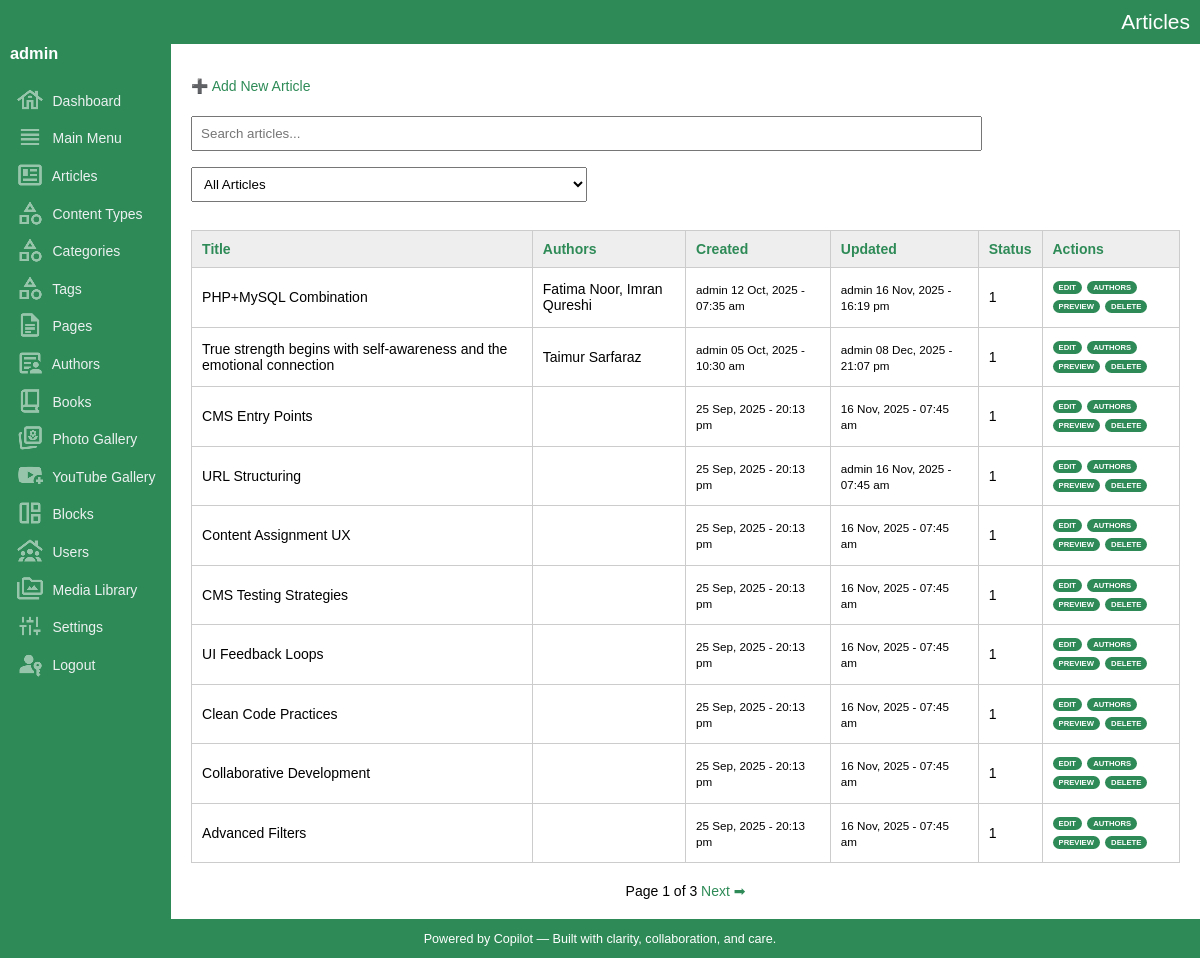
The page /admin/articles/list.php (signed in) on the database as committed earlier.
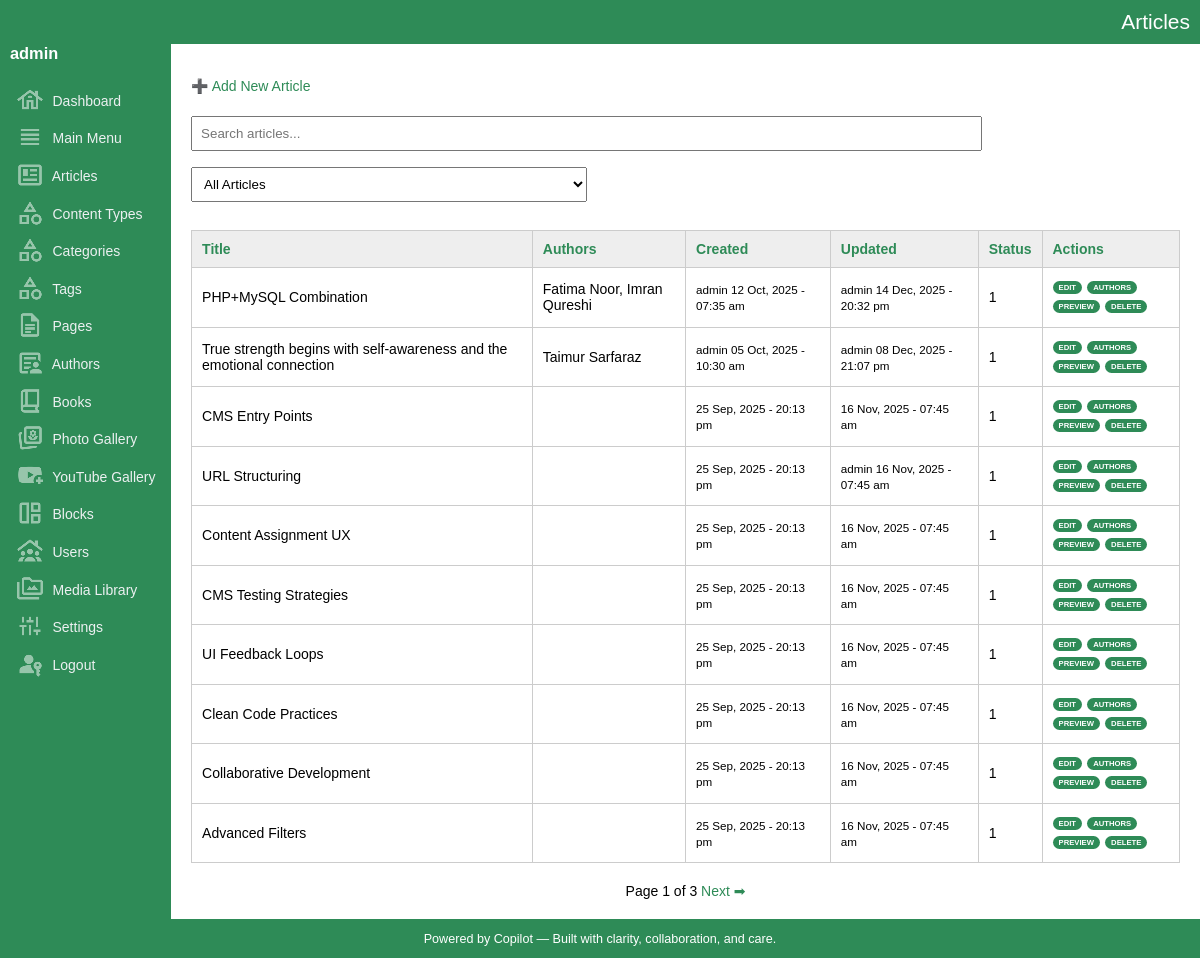
The same page on the database as committed later.
### tables this page shows
CREATE TABLE IF NOT EXISTS `articles` (
  `key_articles` int(10) UNSIGNED NOT NULL AUTO_INCREMENT,
  `key_media_banner` int(10) UNSIGNED DEFAULT '0',
  `document_code` varchar(50) NOT NULL DEFAULT '',
  `title` varchar(300) NOT NULL DEFAULT '',
  `title_sub` varchar(300) NOT NULL DEFAULT '',
  `article_snippet` varchar(1000) NOT NULL DEFAULT '',
  `article_content` mediumtext NOT NULL,
  `content_type` varchar(300) NOT NULL DEFAULT '',
  `book_indent_level` tinyint(4) NOT NULL DEFAULT '0',
  `url` varchar(200) NOT NULL DEFAULT '',
  `banner_image_url` varchar(2000) DEFAULT '',
  `sort` smallint(6) NOT NULL DEFAULT '0',
  `entry_date_time` datetime NOT NULL DEFAULT CURRENT_TIMESTAMP,
  `update_date_time` datetime NOT NULL DEFAULT CURRENT_TIMESTAMP ON UPDATE CURRENT_TIMESTAMP,
  `created_by` int(10) UNSIGNED DEFAULT NULL,
  `updated_by` int(10) UNSIGNED DEFAULT NULL,
  `is_featured` tinyint(1) NOT NULL DEFAULT '0',
  `show_on_home` tinyint(1) NOT NULL DEFAULT '1',
  `is_active` tinyint(1) DEFAULT '1',
  PRIMARY KEY (`key_articles`),
  KEY `fk_articles_media` (`key_media_banner`),
  KEY `entry_date_time` (`entry_date_time`),
  KEY `update_date_time` (`update_date_time`),
  KEY `is_active` (`is_active`),
  KEY `is_featured` (`is_featured`),
  KEY `document_code` (`document_code`)
);

CREATE TABLE IF NOT EXISTS `users` (
  `key_user` int(10) UNSIGNED NOT NULL AUTO_INCREMENT,
  `key_media_banner` int(10) UNSIGNED NOT NULL,
  `name` varchar(200) NOT NULL DEFAULT '',
  `username` varchar(100) NOT NULL,
  `password_hash` varchar(255) NOT NULL,
  `email` varchar(200) DEFAULT NULL,
  `role` enum('admin','editor','viewer') DEFAULT 'viewer',
  `is_active` tinyint(1) DEFAULT '1',
  `entry_date_time` datetime DEFAULT CURRENT_TIMESTAMP,
  `update_date_time` datetime DEFAULT CURRENT_TIMESTAMP ON UPDATE CURRENT_TIMESTAMP,
  `phone` varchar(20) DEFAULT NULL,
  `address` text,
  `city` varchar(100) DEFAULT NULL,
  `state` varchar(100) DEFAULT NULL,
  `country` varchar(100) DEFAULT NULL,
  `description` text,
  `url` varchar(200) DEFAULT NULL,
  `banner_image_url` varchar(2000) NOT NULL,
  PRIMARY KEY (`key_user`),
  UNIQUE KEY `username` (`username`)
);

### admin/articles/list.php (the view, shortened to what this page needs)
<?php
include_once('../../dbconnection.php');
include_once('../functions.php');
include_once('../layout.php');
?>
<?php startLayout("Articles"); ?>
<p><a href="#" onclick="openModal()">➕ Add New Article</a></p>
<form method="get">
    <input type="text" name="q" placeholder="Search articles..." value="<?= htmlspecialchars($_GET['q'] ?? '') ?>">
    <select name="filter" onchange="this.form.submit()">
        <option value="">All Articles</option>
    </select>
</form>
<table>
	<thead>
		<tr>
			<th><?= sortLink('Title', 'title', $_GET['sort'] ?? '', $_GET['dir'] ?? '') ?></th>
			<th>Authors</th>
			<th><?= sortLink('Created', 'entry_date_time', $_GET['sort'] ?? '', $_GET['dir'] ?? '') ?></th>
			<th><?= sortLink('Updated', 'update_date_time', $_GET['sort'] ?? '', $_GET['dir'] ?? '') ?></th>
			<th><?= sortLink('Status', 'is_active', $_GET['sort'] ?? '', $_GET['dir'] ?? '') ?></th>
			<th>Actions</th>
		</tr>
	</thead>
	<tbody>
	<?php
	$limit = 10;
	$page = isset($_GET['page']) ? max(1, intval($_GET['page'])) : 1;
	$offset = ($page - 1) * $limit;
	$q = $_GET['q'] ?? '';
	$q = $conn->real_escape_string($q);
	$sort = $_GET['sort'] ?? 'entry_date_time';
	$dir = $_GET['dir'] ?? 'desc';
	$sql = "SELECT key_articles, title, article_snippet, entry_date_time, update_date_time, is_active
			FROM articles";
	$filter = $_GET['filter'] ?? '';
	$sql .= " ORDER BY $sort $dir LIMIT $limit OFFSET $offset";
	$result = $conn->query($sql);
	while ($row = $result->fetch_assoc()) {
		$keyArticles = $row['key_articles'];
		$createdUpdated = $conn->query("SELECT
			a.key_articles,
			u1.username AS creator,
			u2.username AS updater
			FROM articles a
			LEFT JOIN users u1 ON a.created_by = u1.key_user
			LEFT JOIN users u2 ON a.updated_by = u2.key_user
			WHERE key_articles = $keyArticles")->fetch_assoc();
		$authRes = $conn->query("SELECT a.name FROM authors a JOIN article_authors aa ON a.key_authors = aa.key_authors WHERE aa.key_articles = $keyArticles");
		$authorNames = [];
		while ($a = $authRes->fetch_assoc()) {
		  $authorNames[] = $a['name'];
		}
		$authorDisplay = implode(', ', $authorNames);
		$date_created = date_format(date_create($row["entry_date_time"]), "d M, Y - H:i a");
		$date_updated = date_format(date_create($row["update_date_time"]), "d M, Y - H:i a");
		echo "<tr>
		<td>{$row['title']}</td>
		<td>" . htmlspecialchars($authorDisplay) . "</td>
		<td><small>{$createdUpdated['creator']} $date_created</small></td>
		<td><small>{$createdUpdated['updater']} $date_updated</small></td>
		<td>{$row['is_active']}</td>
		<td class='record-action-links'>
		  <a href='#' onclick='editItem({$row['key_articles']}, \"get_article.php\", [\"title\",\"title_sub\",\"article_snippet\",\"article_content\",\"url\",\"book_indent_level\",\"banner_image_url\",\"key_media_banner\",\"sort\",\"entry_date_time\",\"update_date_time\",\"is_featured\",\"show_on_home\",\"is_active\"])'>Edit</a>
		  <a href='#' onclick='openAuthorModal({$row['key_articles']},\"{$row['title']}\")'>Authors</a>
		  <a href='preview.php?id={$row['key_articles']}' target='_blank'>Preview</a>
		  <a href='delete.php?id={$row['key_articles']}' onclick='return confirm(\"Delete this article?\")'>Delete</a>
		</td>
		</tr>";
	}
	$countSql = "SELECT COUNT(*) AS total FROM articles";
	$countResult = $conn->query($countSql);
	$totalArticles = $countResult->fetch_assoc()['total'];
	$totalPages = ceil($totalArticles / $limit);
	?>
	</tbody>
</table>
<div id="pager">
	Page <?php echo $page; ?> of <?php echo $totalPages; ?>
	<?php if ($page < $totalPages): ?>
	<a href="?page=<?php echo $page + 1; ?>&q=<?php echo urlencode($q); ?>&sort=<?php echo urlencode($sort); ?>&dir=<?php echo urlencode($dir)?>&filter=<?php echo urlencode($filter); ?>">Next ➡</a>
	<?php endif; ?>
</div>
<?php endLayout(); ?>

### admin/layout.php (shortened to what this page needs)
<?php
function startLayout($title = "Admin Panel") {
	$username = $_SESSION["username"];
	echo ('
	<!DOCTYPE html>
	<html>
	<head>
		<title>' . $title . '</title>
		<link rel="stylesheet" href="../assets/css/style.css">
	</head>
	<body>
	<header>' .
	$title
	. '</header>
	<div class="container">
		<div class="sidebar">
		<h3>' . $username. '</h3>
		<a href="../index.php"><img src="../assets/images/icon-dashboard.png" class="sidebar-icon"> Dashboard</a>
		<a href="../main_menu/list.php"><img src="../assets/images/icon-main-menu.png" class="sidebar-icon"> Main Menu</a>
		<a href="../articles/list.php"><img src="../assets/images/icon-articles.png" class="sidebar-icon"> Articles</a>
		<a href="../content_types/list.php"><img src="../assets/images/icon-categories.png" class="sidebar-icon"> Content Types</a>
		<a href="../categories/list.php"><img src="../assets/images/icon-categories.png" class="sidebar-icon"> Categories</a>
		<a href="../tags/list.php"><img src="../assets/images/icon-categories.png" class="sidebar-icon"> Tags</a>
		<a href="../pages/list.php"><img src="../assets/images/icon-pages.png" class="sidebar-icon"> Pages</a>
		<a href="../authors/list.php"><img src="../assets/images/icon-authors.png" class="sidebar-icon"> Authors</a>
		<a href="../books/list.php"><img src="../assets/images/icon-books.png" class="sidebar-icon"> Books</a>
		<a href="../photo_gallery/list.php"><img src="../assets/images/icon-photo-gallery.png" class="sidebar-icon"> Photo Gallery</a>
		<a href="../youtube_gallery/list.php"><img src="../assets/images/icon-youtube-gallery.png" class="sidebar-icon"> YouTube Gallery</a>
		<a href="../blocks/list.php"><img src="../assets/images/icon-blocks.png" class="sidebar-icon"> Blocks</a>
		<a href="../users/list.php"><img src="../assets/images/icon-users.png" class="sidebar-icon"> Users</a>
		<a href="../media_library/list.php"><img src="../assets/images/icon-media-library.png" class="sidebar-icon"> Media Library</a>
		<a href="../settings/list.php"><img src="../assets/images/icon-settings.png" class="sidebar-icon"> Settings</a>
		<a href="../users/logout.php"><img src="../assets/images/icon-logout.png" class="sidebar-icon"> Logout</a>
		</div>
		<div class="main">
	');
}
function endLayout() {
	echo ('
		</div>
		</div>
		<footer>
			Powered by Copilot &mdash; Built with clarity, collaboration, and care.
		</footer>
		</body>
		</html>
	');
}
?>

### admin/functions.php (shortened to what this page needs)
<?php
function sortLink($label, $column, $currentSort, $currentDir) {
	$newDir = ($currentSort === $column && $currentDir === 'asc') ? 'desc' : 'asc';
	$icon = '';
	$query = $_GET;
	$query['sort'] = $column;
	$query['dir'] = $newDir;
	$url = '?' . http_build_query($query);
	return "<a href=\"$url\">$label$icon</a>";
}
?>

### admin/assets/css/style.css (style rules this page uses)
body { margin:0; font-family:Arial, sans-serif; font-size:14px; }
a { color:seagreen; text-decoration:none; }
header { color:#FFF; background:seagreen; padding:10px; text-align:right; font-size:1.5em; }
.container { display:flex; background:#fff; min-height:100vh; }
.sidebar { background:seagreen; color:#fff; padding:0 10px; }
.sidebar h3 { margin:0 0 20px 0; }
.sidebar a { display:block; color:#ecf0f1; padding:0.2em 0.4em 0.2em 0.4em; border-radius:4px; }
.sidebar-icon { vertical-align:middle; display:inline-block; margin:0 5px 4px 0; opacity:.5; }
.main { flex:1; padding:20px; border-radius:20px; }
table { width:100%; border-collapse:collapse; margin-top:20px; }
table th, table td { padding:10px; border:1px solid #ccc; text-align:left; }
table th { background:#eee; color:seagreen; }
form select, form input[type="number"], #username, #password { width:40%; padding:8px; margin:8px 0; box-sizing:border-box; }
form input[type="text"], form input[type="url"], form input[type="tel"], form input[type="email"] { width:80%; padding:8px; margin:8px 0; box-sizing:border-box; }
.record-action-links { text-transform:uppercase; font-size:.55em; font-weight:bold; word-spacing:3px; line-height:250%; max-width:150px; }
.record-action-links a { background-color:seagreen; color:#FFF; border-radius:30px; padding:2px 6px 2px 6px; }
#pager { margin-top:20px; text-align:center; }
footer { background:seagreen; color:#FFF; text-align:center; padding:1em; font-size:0.9em; }

Rows that differ between the two databases and show on the page:
changed articles "PHP+MySQL Combination": update_date_time "16 Nov, 2025 - 16:19 pm" → "14 Dec, 2025 - 20:32 pm"
